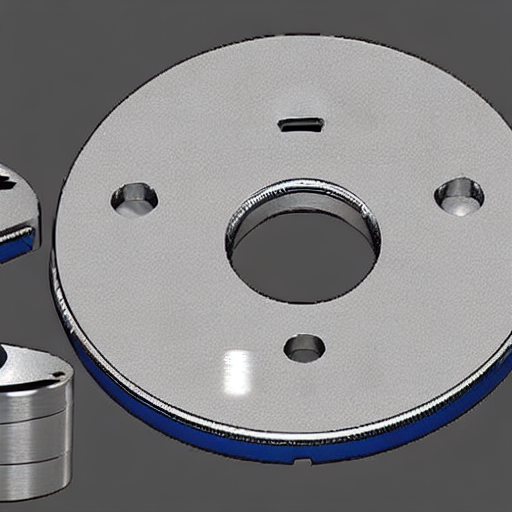
#> input picture results/sd15_l_bracket_seed1001.png, 512 x 512 px; its folder holds only this picture in this run
$ python compare_pilots.py
#> lines starting #> are read from the running program, lines starting #| are printed output that depends on the picture
from pathlib import Path
from PIL import Image, ImageOps, ImageDraw

ROOT = Path(__file__).resolve().parents[1]
RESULTS = ROOT / "results"

models = ["sd15", "sd21", "turbo", "ssd1b"]
size = (384, 384)
label_height = 36
margin = 12

canvas = Image.new(
    "RGB",
    (4 * (size[0] + margin) + margin,
     size[1] + label_height + 2 * margin),
    "white",
)
#> canvas: PIL image 1596x444 RGB; every value is 255
draw = ImageDraw.Draw(canvas)

for i, model in enumerate(models):
    path = RESULTS / f"{model}_l_bracket_seed1001.png"

    if not path.exists():
        print(f"Missing pilot: {path}")
        continue

    image = Image.open(path).convert("RGB")
#> image is the input picture: PIL image 512x512 RGB; mean R, G, B 129.3, 128.9, 131.2
    image.thumbnail(size)
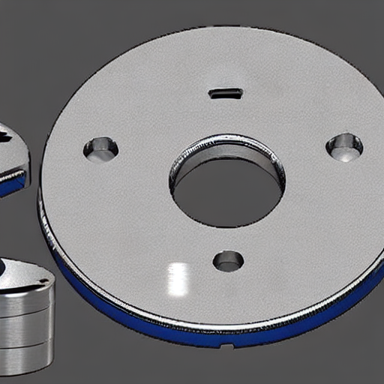
#> image: PIL image 384x384 RGB; mean R, G, B 129.3, 128.9, 131.2

    tile = Image.new("RGB", size, "white")
#> tile: PIL image 384x384 RGB; every value is 255
    x = (size[0] - image.width) // 2
#> x = 0
    y = (size[1] - image.height) // 2
#> y = 0
    tile.paste(image, (x, y))

    px = margin + i * (size[0] + margin)
    py = margin
    canvas.paste(tile, (px, py))
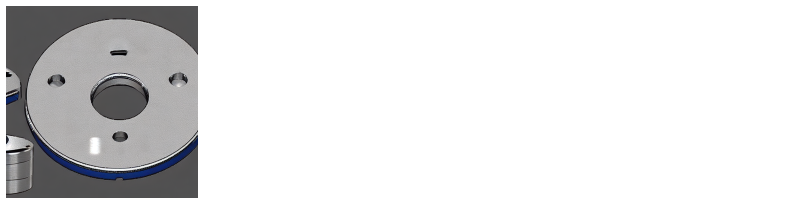
#> canvas: PIL image 1596x444 RGB (shown at 1/2 size); mean R, G, B 228.8, 228.8, 229.2
    draw.text((px, py + size[1] + 8), model, fill="black")

output = RESULTS / "pilot_comparison.png"
canvas.save(output)
print(f"Saved: {output}")
